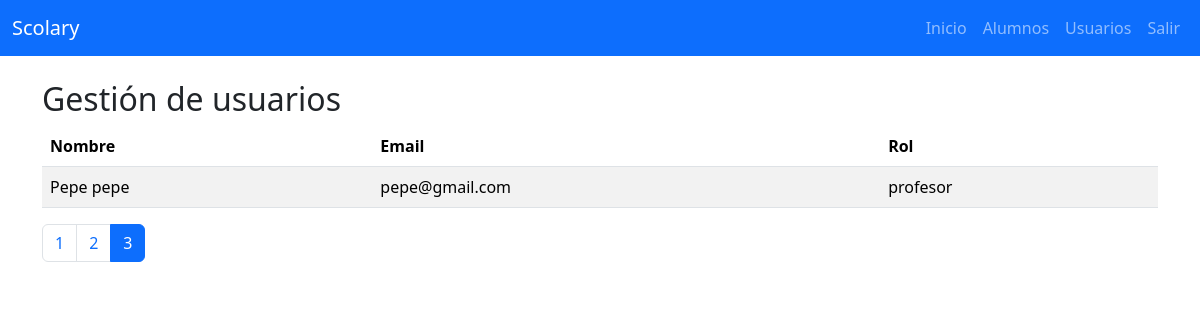
Page /usuarios.php?pagina=3 (signed in) on the committed database.
### tables this page shows
CREATE TABLE `usuarios` (
  `id` int(11) NOT NULL,
  `nombre` varchar(100) DEFAULT NULL,
  `email` varchar(100) DEFAULT NULL,
  `password` varchar(255) DEFAULT NULL,
  `rol` enum('profesor','tutor','admin') NOT NULL,
  `avatar` varchar(100) DEFAULT NULL
);

### usuarios.php (the view, shortened to what this page needs)
<?php include 'includes/header.php'; ?>
<?php include 'includes/navbarAdmin.php'; ?>
<?php include 'conexion.php'; ?>
<div class="container mt-4">
    <h2>Gestión de usuarios</h2>
    <?php
    $registrosPorPagina = 10;
    $pagina = isset($_GET['pagina']) ? (int)$_GET['pagina'] : 1;
    $offset = ($pagina - 1) * $registrosPorPagina;
    $stmtUsuarios = $pdo->query("
        SELECT
            nombre,
            email,
            rol
        FROM usuarios
        LIMIT $registrosPorPagina OFFSET $offset");
    $profesores = $stmtUsuarios->fetchAll();
    $totalRegistros = $pdo->query("SELECT COUNT(*) FROM usuarios")->fetchColumn();
    $totalPaginas = ceil($totalRegistros / $registrosPorPagina);
    ?>
<table class="table table-striped">
        <thead>
            <tr>
                <th>Nombre</th>
                <th>Email</th>
                <th>Rol</th>
            </tr>
        </thead>
        <tbody>
            <?php foreach ($profesores as $profesor){ ?>
                <tr>
                    <td><?= $profesor['nombre']?></td>
                    <td><?= $profesor['email'] ?></td>
                    <td><?= $profesor['rol'] ?></td>
                </tr>
            <?php } ?>
        </tbody>
    </table>
    <nav>
        <ul class="pagination">
            <?php for ($i = 1; $i <= $totalPaginas; $i++){?>
                <li class="page-item <?= $i == $pagina ? 'active' : '' ?>">
                    <a class="page-link" href="?pagina=<?= $i ?>"><?= $i ?></a>
                </li>
            <?php }?>
        </ul>
    </nav>
</div>
<?php include 'includes/footer.php'; ?>

### rows in the picture
usuarios: nombre "Pepe pepe", email "pepe@gmail.com", rol "profesor"
